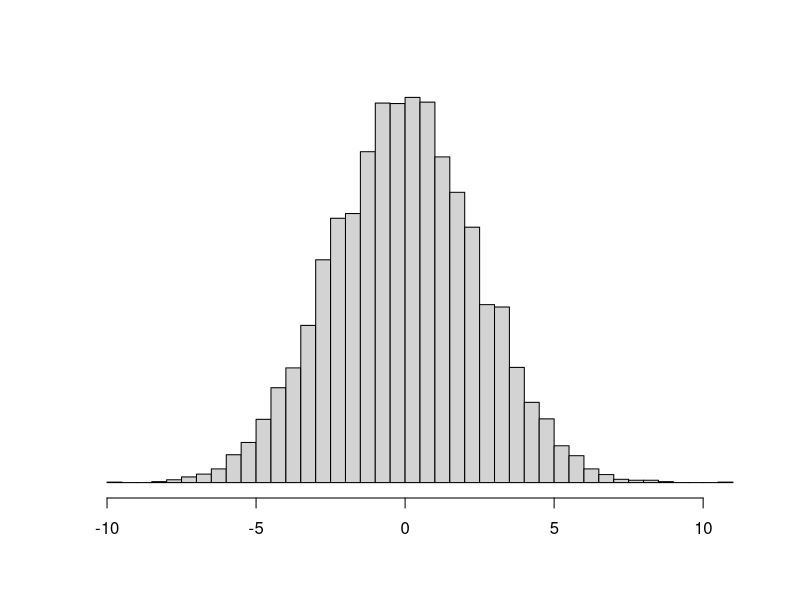
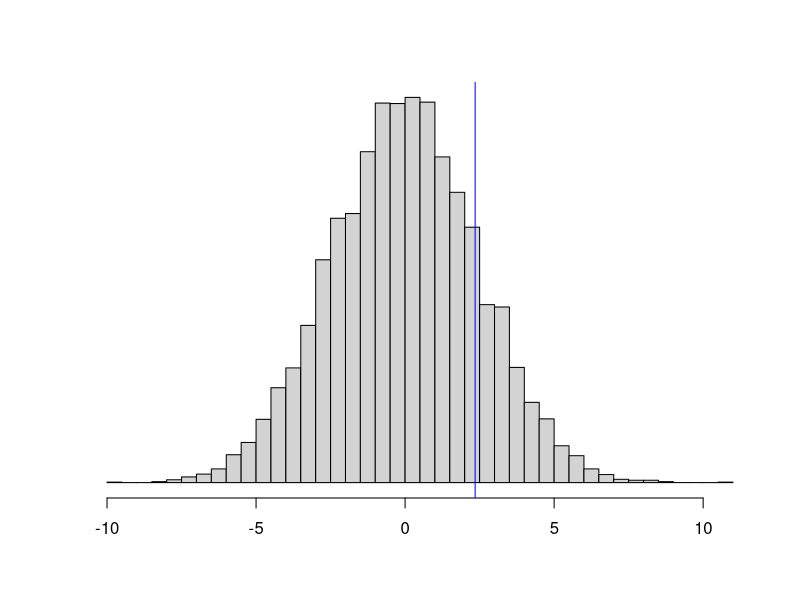

The R source for these figures, in order:
## ---- chunk 1
dat <- data.frame(bv = c("A", "B", "C", "D", "E", "F"),
                  mau = rep(500, 6),
                  soc = c(4.93, 4.22, 0.56, 1.14, 2.47, 5.04),
                  kosoc = c(2.57, 1.07, 3.08, 3.67, 4.18, 3.39))
dat$hieuso <- dat$soc - dat$kosoc
knitr::kable(
  dat, caption = 'Tổng hợp kết quả nghiên cứu ở các bệnh viện',
  booktabs = TRUE
)
## ---- chunk 2
set.seed(42)
a <- rnorm(10000, 0, 2.44)
p <- hist(a, breaks = 40, main = NULL, xlab = NULL, ylab = NULL, axes = F)
axis(1)
## ---- chunk 3
set.seed(42)
a <- rnorm(10000, 0, 2.44)
p <- hist(a, breaks = 40, main = NULL, xlab = NULL, ylab = NULL, axes = F)
axis(1)
abline(v=2.35,col="blue")
